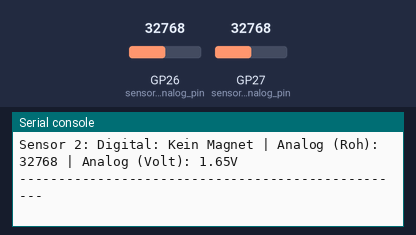
Bench run of a program on a simulated Raspberry Pi Pico running MicroPython. On the bench: the last lines printed to the serial console. The test bench sets the inputs (shaded band); at power-on: GP26 (sensor1_analog_pin) = 32768, GP27 (sensor2_analog_pin) = 32768 (analog values on the 0–65535 scale).

Above: at 1.2 s.
1.3 s: GP26 (sensor1_analog_pin) set to 45874
At 1.64 s:
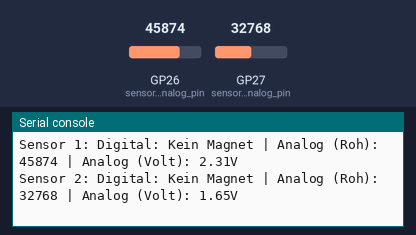
2.8 s: GP27 (sensor2_analog_pin) set to 45874
At 2.87 s:
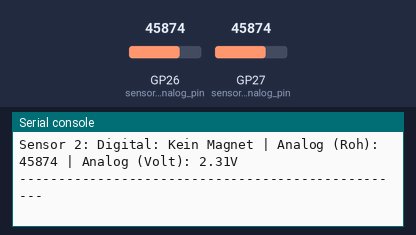
4.3 s: GP26 (sensor1_analog_pin) set to 57670
At 4.3 s:
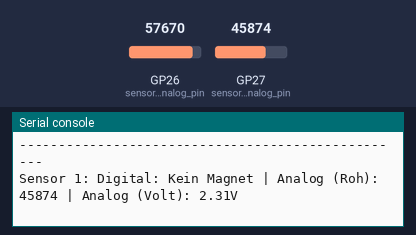
5.8 s: GP27 (sensor2_analog_pin) set to 57670
At 5.84 s:
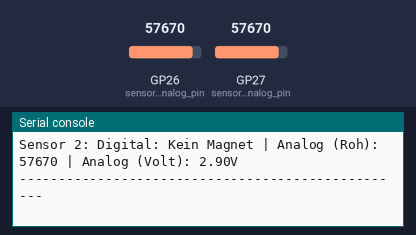
Timing chart, 0 to 8.3 s (numbered marks = the images above; inputs shaded):
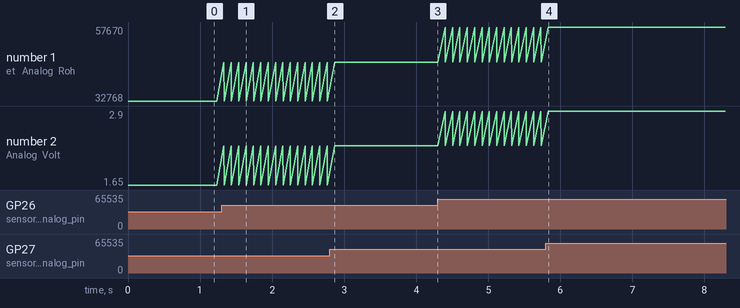

Measured:
- after the input at 1.3 s, the serial console: prints a new line at once (image 1)
- after the input at 2.8 s, the serial console: prints a new line after 0.07 s (image 2)
- after the input at 5.8 s, the serial console: prints a new line at once (image 4)

The program:

hallx2.py
```python
from machine import Pin, ADC
import time

# --- Sensor 1 Konfiguration ---
# Digitaler Ausgang (D0) von Sensor 1 an GPIO 15
sensor1_digital_pin = Pin(15, Pin.IN)
# Analoger Ausgang (A0) von Sensor 1 an GPIO 26 (ADC0)
sensor1_analog_pin = ADC(26)

# --- Sensor 2 Konfiguration ---
# Digitaler Ausgang (D0) von Sensor 2 an GPIO 14
sensor2_digital_pin = Pin(14, Pin.IN)
# Analoger Ausgang (A0) von Sensor 2 an GPIO 27 (ADC1)
sensor2_analog_pin = ADC(27)

print("Hall-Sensor-Test gestartet. Halte Magneten an die Sensoren.")
print("Drücke Strg+C in Thonny, um das Programm zu beenden.")

try:
    while True:
        # --- Werte für Sensor 1 auslesen ---
        digital_value_1 = sensor1_digital_pin.value()
        analog_raw_value_1 = sensor1_analog_pin.read_u16()
        analog_voltage_1 = (analog_raw_value_1 / 65535) * 3.3

        # --- Werte für Sensor 2 auslesen ---
        digital_value_2 = sensor2_digital_pin.value()
        analog_raw_value_2 = sensor2_analog_pin.read_u16()
        analog_voltage_2 = (analog_raw_value_2 / 65535) * 3.3

        # --- Ausgabe der Sensorwerte ---
        print(f"Sensor 1: Digital: {'Magnet erkannt!' if digital_value_1 == 0 else 'Kein Magnet'} | Analog (Roh): {analog_raw_value_1} | Analog (Volt): {analog_voltage_1:.2f}V")
        print(f"Sensor 2: Digital: {'Magnet erkannt!' if digital_value_2 == 0 else 'Kein Magnet'} | Analog (Roh): {analog_raw_value_2} | Analog (Volt): {analog_voltage_2:.2f}V")
        print("-" * 50) # Trennlinie für bessere Lesbarkeit

        time.sleep(0.1) # Kurze Pause

except KeyboardInterrupt:
    print("\nProgramm beendet.")
```
